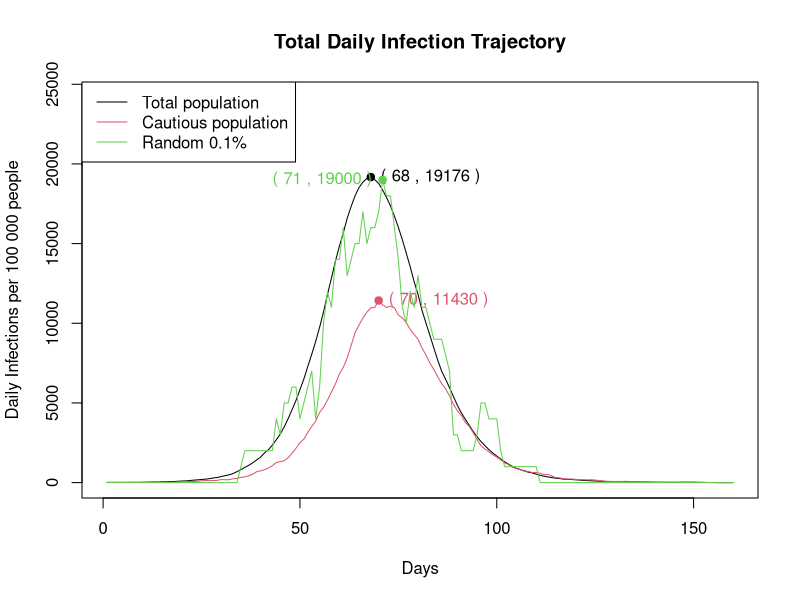
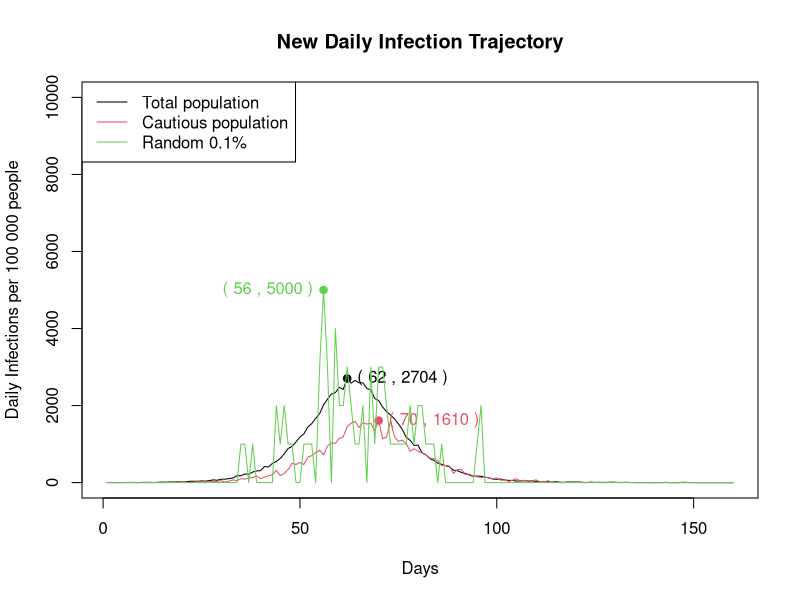
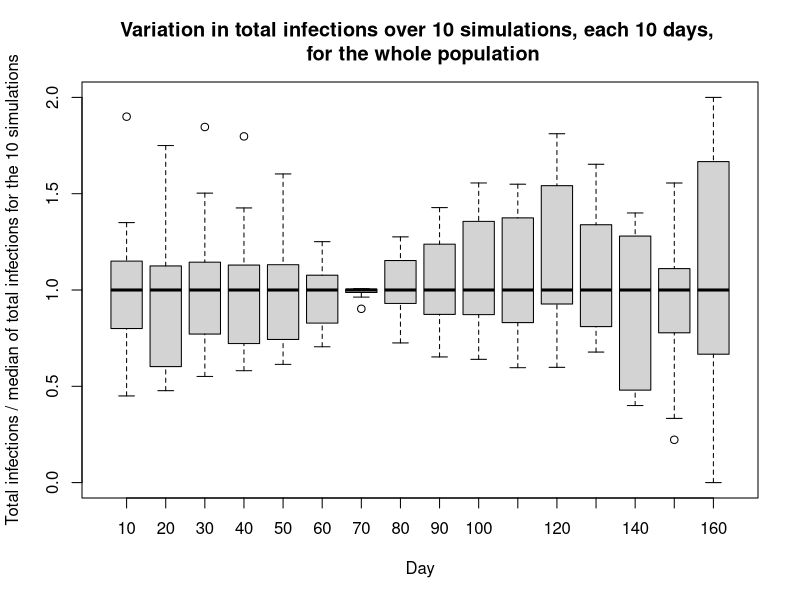
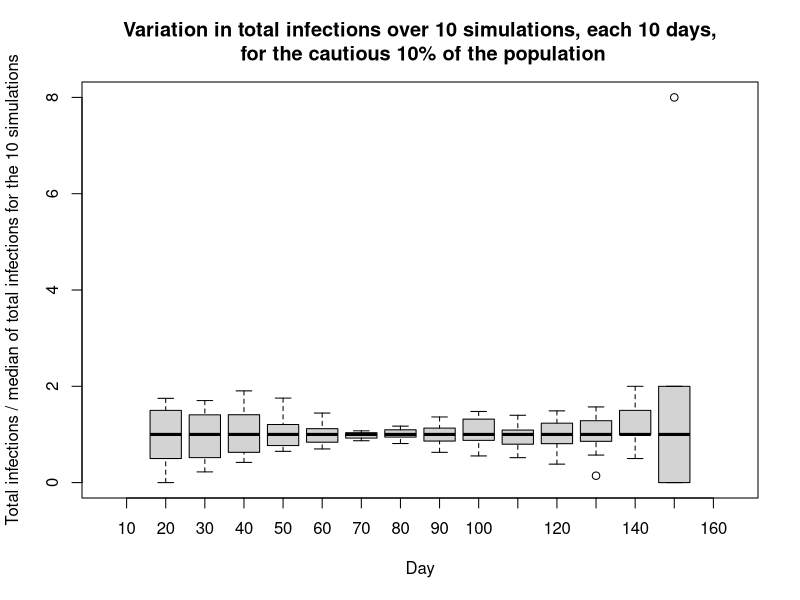
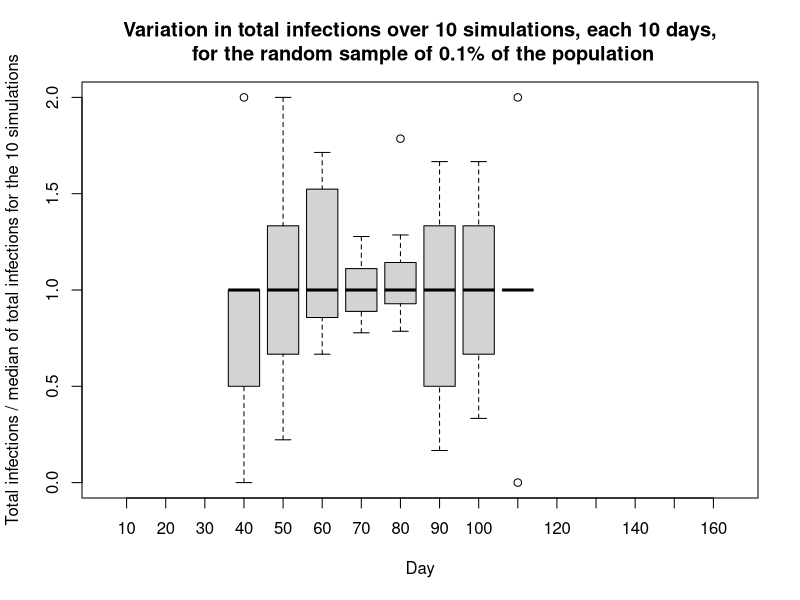
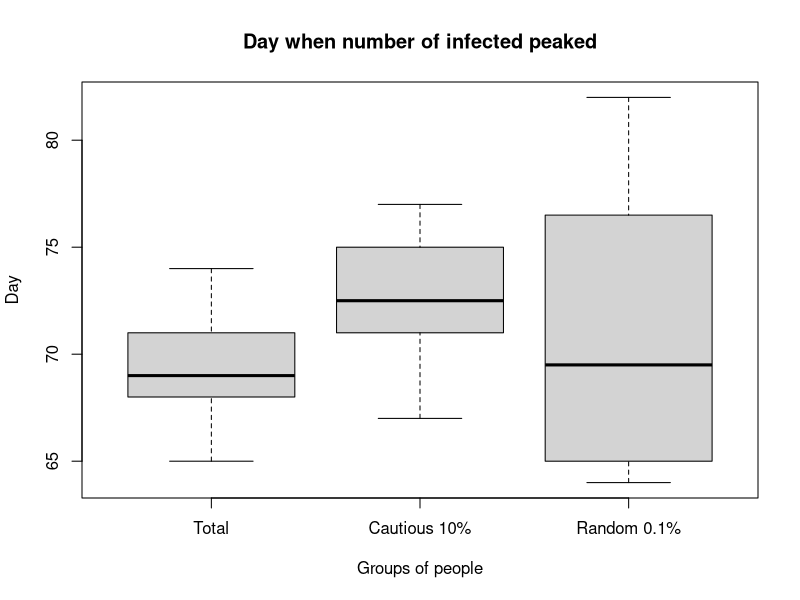
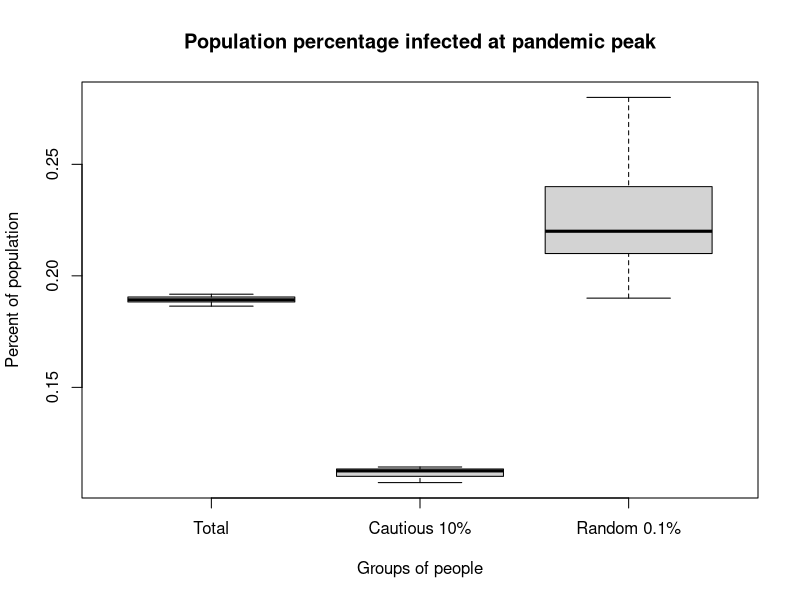
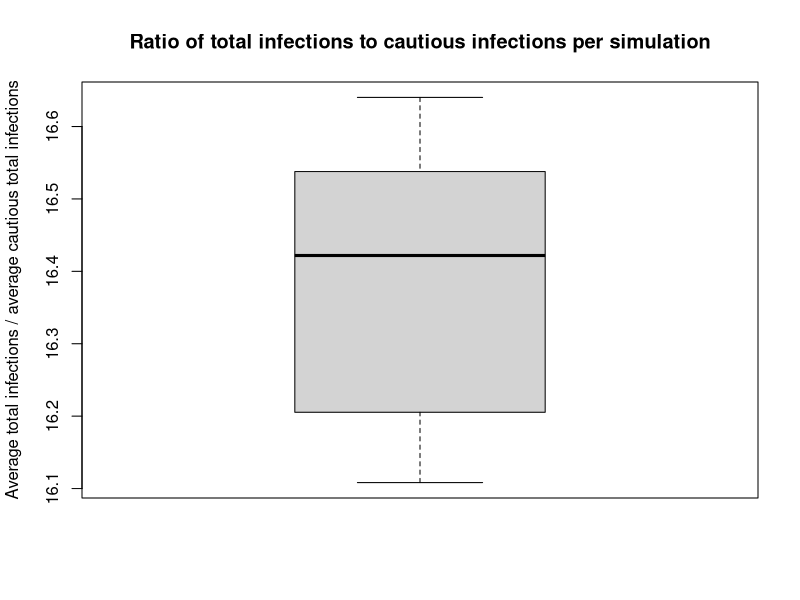

Write R code to recreate these figures, in order.
# 17 Ava Napper, Baldur Björnsson, Madeleine Reid
# https://github.com/baldurgaldur/stats-practical-2

update_states <- function(pop_states, lambda, p_leaving_infected, p_leaving_exposed) {
    #Purpose:   To update the state of each individual after the model has
    #           run for 1 day
    #Input:     Data frame of state each individual is in and his beta value.
    #           Overall viral infectivity parameter
    #           Probability of leaving the infected state on a given day
    #           Probability of leaving the exposed state on a given day
    #           day of the simulation
    #Output:    Updated data frame of the state each individual is in when one
    #           day has passed

    # Calculate the probability of person j moving into the exposed state
    infected_beta_sum <- sum(pop_states$beta[pop_states$state == 2]) * lambda
    infection_prob <- pop_states$beta * infected_beta_sum

    rand <- runif(pop_size)

    # 3 vectors, where 1 corresponds to the indiviual changing state
    # and 0 corresponds to no change of state
    now_removed <- pop_states$state == 2 & rand < p_leaving_infected
    now_infected <- pop_states$state == 1 & rand < p_leaving_exposed
    now_exposed <- pop_states$state == 0 & rand < infection_prob

    # Combine the 3 vectors to determine which individuals will move up a state
    # Note that these are boolean vectors, so a person never moves into
    # more than one state each day
    moving_states <- now_exposed + now_infected + now_removed

    # Add the vector representing those who are moving states to the current 
    # states to get the new state of each individual
    new_states <- moving_states + pop_states$state
    data.frame(state = new_states, beta = pop_states$beta, rand = pop_states$rand)
}

calc_state_changes <- function(pop_states, new_pop, state_info_total, i, pop_size) {
    #Purpose:   To update the data frame of state changes on each day,
    #           so that it contains today's state changes
    #Input: Population specific data frame of which state each individual was in yesterday
    #       "                   "                   "            "        is in today
    #       current data frame of state changes on each day, to be updated by the function
    #       The day of the simulation
    #       The size of the population
    #Output: The updated data frame of state changes on each day

    # Count how many people were susceptible and removed yesterday
    susceptible_yesterday <- sum(pop_states$state == 0)

    # Count how many people were susceptible and removed today
    susceptible_today <- sum(new_pop$state == 0)
    removed_today <- sum(new_pop$state == 3)

    # The number of new infections today is the number of people
    # who have left the susceptible state in the past day
    new_infections <- susceptible_yesterday - susceptible_today

    # The total infections for today is the total population
    # minus those in state S or R
    total_infections <- pop_size - susceptible_today - removed_today

    # Fill in todays row of the data frame consisting of the
    # state changes for that day
    state_info_total[i, 1] <- susceptible_today
    state_info_total[i, 2] <- removed_today
    state_info_total[i, 3] <- new_infections
    state_info_total[i, 4] <- total_infections

    state_info_total
}

plot_simulation_peaks <- function(peak_infection_value, peak_day) {
    # Purpose:  Plot the peaks of each model run
    #           We plot the day of the peak for each group in one plot
    #           And in another we plot the percentage of people infected
    #           at the peak of the model run.
    # Input:    Two matrices. The columns of each are 1 = Total pop,
    #           2 = Cautious 10% and 3 = random 0.1%. Each row is the value
    #           corresponding to one run of our model
    # Output:   Display 2 box plots
    boxplot(main="Day when number of infected peaked", xlab = "Groups of people", names=c("Total", "Cautious 10%", "Random 0.1%"), ylab="Day", peak_day)
    boxplot(main="Population percentage infected at pandemic peak", xlab = "Groups of people", names=c("Total", "Cautious 10%", "Random 0.1%"), ylab="Percent of population", peak_infection_value)
}

standardise <- function(population, states_vec) {
    # Purpose: Calculate the number of cases per 100 000 people for comparison between populations
    standardised <- (states_vec/population) * 100000
}

max_day <- function(states_vec) {
    # Purpose: Calculate the day that the maximum number of infections occur on
    # Input: A matrix where the fourth column represents how many people are
    #        infected on a given day.
    # Output: a number representing the day of the maximum total infections

    max_number_infections <- max(states_vec)
    days_of_max <- which(states_vec == max_number_infections)

    # When 2 days are the peak, we report the average day. E.g. if day 18 and 19
    # have the greatest number of infected, we want 18.5 to be the day of the max
    avg_days_max <- sum(days_of_max) / length(days_of_max)
}

plot_trajectory <- function(pop_size, cautious_pop_size, rand_pop_size, state_info_total_vec, state_info_cautious_vec, state_info_random_vec, title){
    # Purpose: to plot 3 lines that are standardised according to their respective population
    # Input: the sizes of the 3 populations
    #        the vector that we want to plot for each population
    #        the title of the plot
    # Output: a plot of 3 lines and points where they reach their maximum value

    # Calculate the standardised maximum number of daily infections and the day
    # on which it occurs for all three populations
    max_daily_scaled <- round(max(standardise(pop_size, state_info_total_vec)), digits = 0)
    max_daily_day <- max_day(state_info_total_vec)
    
    max_cautious_scaled <- round(max(standardise(cautious_pop_size, state_info_cautious_vec)), digits = 0)
    max_cautious_day <- max_day(state_info_cautious_vec)
    
    max_rand_scaled <- round(max(standardise(rand_pop_size, state_info_random_vec)), digits = 0)
    max_rand_day <- max_day(state_info_random_vec)
    
    # Plot standardised daily trajectories for each population, labeling peaks
    plot(1:simulation_days, standardise(pop_size, state_info_total_vec), type="l",
         xlab = "Days", ylab = "Daily Infections per 100 000 people",
         ylim = c(0,max(max_daily_scaled, max_cautious_scaled, max_rand_scaled)+5000),
         main = title, col = 1, cex = 10)
    legend("topleft", legend = c("Total population", "Cautious population", "Random 0.1%"), col = 1:3, lty = 1, cex = 1)
    points(max_daily_day, max_daily_scaled, pch = 19, col = 1)
    text(max_daily_day, max_daily_scaled, labels = paste("(", max_daily_day, ",", max_daily_scaled, ")"), pos = 4, cex = 1, col = 1)
    
    lines(standardise(cautious_pop_size, state_info_cautious_vec), col = 2)
    points(max_cautious_day, max_cautious_scaled, pch = 19, col = 2)
    text(max_cautious_day, max_cautious_scaled, labels = paste("(", max_cautious_day, ",", max_cautious_scaled, ")"), pos = 4, cex = 1, col = 2)
    
    lines(standardise(rand_pop_size, state_info_random_vec), col = 3)
    points(max_rand_day, max_rand_scaled, pch = 19, col = 3,)
    text(max_rand_day, max_rand_scaled, labels = paste("(", max_rand_day, ",", max_rand_scaled, ")"), pos = 2, cex = 1, col = 3)
    
}   

## Constants
# The sizes of the 3 population samples we will consider
pop_size <- 100000
cautious_pop_size <- pop_size / 10
rand_pop_size <- pop_size / 1000

simulation_days <- 160
no_of_runs <- 10
lambda <- 0.4 / pop_size
beta <- rlnorm(pop_size, 0, 0.5)
beta_prob <- beta / mean(beta)
p_leaving_infected <- 1 / 5
p_leaving_exposed <- 1 / 3

# Find the lowest 10% of betas and the indicies of the corresponding people
ordered_beta <- sort(beta_prob)
cautious_beta <- ordered_beta[c(1: pop_size / 10)]
cautious_index <- match(cautious_beta, beta_prob)

# Find the cut off beta value
# because we only want people with betas lower than this value
max_beta <- ordered_beta[pop_size / 10]

# Storage for total infections on each day for each of the 10 simulations
n_sims_total <- matrix(data = 0, nrow = no_of_runs, ncol = simulation_days)
n_sims_cautious <- matrix(data = 0, nrow = no_of_runs, ncol = simulation_days)
n_sims_random <- matrix(data = 0, nrow = no_of_runs, ncol = simulation_days)

peak_day <- matrix(data = 0, nrow = no_of_runs, ncol = 3)
peak_infection_value <- matrix(data = 0, nrow = no_of_runs, ncol = 3)

total_over_cautious_ratio <- vector()
 
for (j in 1:no_of_runs) {

    # A vector of randomly ordered integers from 1 to the size of the whole population with no repeats
    random <- sample(c(1:pop_size), pop_size, replace = FALSE)

    # Each row in population_states represent an individual in our model
    # Column 1(state):  The state the individual is in, ividuals all start
    #                   with 0 except 10 randomly chosen.
    # Column 2(beta):    The beta values we generated earlier
    # Column 3(rand):    [population size] randomly ordered integers
    # Valid states are the following:
    # 0:= Susceptible, 1:= Exposed, 2:= Infected, 3:= Removed(Recovered or dead)
    pop_states <- data.frame(state = rep(0, pop_size), beta = beta_prob, rand = random )

    # Choose 10 random people to be exposed
    starting_exposed <- sample(1:pop_size, 10)
    pop_states[starting_exposed, "state"] <- 1

    # Create matrix for each of the 3 population samples.
    # The matrix keeps track of how many people are infected each day,
    # how many are susceptible each day and how many _get_ infected each day.
    # Each row in state_info_total is the difference how many individuals
    # were in that state between the start of the day and the end of the day.
    state_info_total <- matrix(data = 0, nrow = simulation_days, ncol = 4)
    state_info_cautious <- matrix(data = 0, nrow = simulation_days, ncol = 4)
    state_info_random <- matrix(data = 0, nrow = simulation_days, ncol = 4)

    for (i in 1:simulation_days) {
        new_states <- update_states(pop_states, lambda, p_leaving_infected, p_leaving_exposed)

        # Find the cautious people in pop_states and new_states
        cautious_pop <- pop_states[pop_states$beta <= max_beta, ]
        cautious_new <- new_states[pop_states$beta <= max_beta, ]

        # Take a 0.1% random sample by choosing people with indices
        # lower than this value
        max_rand <- rand_pop_size

        # Find people in the random 0.1% sample
        rand_pop <- pop_states[pop_states$rand <= max_rand, ]
        rand_new <- new_states[new_states$rand <= max_rand, ]

        # Update the corresponding data frame of state changes on each day for each of the 3 populations
        state_info_total <- calc_state_changes(pop_states, new_states, state_info_total, i, pop_size)
        state_info_cautious <- calc_state_changes(cautious_pop, cautious_new, state_info_cautious, i, cautious_pop_size)
        state_info_random <- calc_state_changes(rand_pop, rand_new, state_info_random, i, rand_pop_size)
        
        # Set the states of each individual today, as yesterday's states, ready for the next day of the simulation
        pop_states <- new_states
        
        # Extracting total number of infections into 
        n_sims_total[j, i] <- state_info_total[i, 4]
        n_sims_cautious[j, i] <- state_info_cautious[i, 4]
        n_sims_random[j, i] <- state_info_random[i, 4]
    }

    # Calculate the ratio between total_infected over cautious_infected
    ratio <- sum(state_info_total[, 4]) / sum(state_info_cautious[, 4])
    total_over_cautious_ratio <- c(total_over_cautious_ratio, ratio)

    peak_infection_value[j, 1] <- max(state_info_total[, 4]) / pop_size
    peak_day[j, 1] <- max_day(state_info_total[ ,4])

    peak_infection_value[j, 2] <- max(state_info_cautious[, 4]) / cautious_pop_size
    peak_day[j, 2] <- max_day(state_info_cautious[ ,4])

    peak_infection_value[j, 3] <- max(state_info_random[, 4]) / rand_pop_size
    peak_day[j, 3] <- max_day(state_info_random[, 4])
}
    

plot_trajectory(pop_size, cautious_pop_size, rand_pop_size, state_info_total[, 4], state_info_cautious[, 4], state_info_random[, 4], "Total Daily Infection Trajectory")
plot_trajectory(pop_size, cautious_pop_size, rand_pop_size, state_info_total[, 3], state_info_cautious[, 3], state_info_random[, 3], "New Daily Infection Trajectory")


# Vector to store median of each day for the n simulations
# One for each population
ten_median <- rep(0, simulation_days)
cautious_median <- rep(0, simulation_days)
rand_median <- rep(0, simulation_days)

# Storing the median values
for (k in 1:simulation_days) {
    ten_median[k] <- median(n_sims_total[, k])
    cautious_median[k] <- median(n_sims_cautious[, k])
    rand_median[k] <- median(n_sims_random[, k])

 }

# Works out the total infections relative to the median of the 10 simulations, at 10 day intervals
standardised_n_sims <- n_sims_total[,seq(10,160,10)] / ten_median[rep(seq(10,160,10),each = 10)]
standardised_n_sims_cautious <- n_sims_cautious[,seq(10,160,10)] / cautious_median[rep(seq(10,160,10),each = 10)]
standardised_n_sims_random <- n_sims_random[,seq(10,160,10)] / rand_median[rep(seq(10,160,10),each = 10)]

# Plots the corresponding boxplots
boxplot(standardised_n_sims, main = "Variation in total infections over 10 simulations, each 10 days, \n for the whole population", xlab = "Day", ylab = "Total infections / median of total infections for the 10 simulations", names = seq(10,160,10))
boxplot(standardised_n_sims_cautious, main = "Variation in total infections over 10 simulations, each 10 days,\n for the cautious 10% of the population", xlab = "Day", ylab = "Total infections / median of total infections for the 10 simulations", names = seq(10,160,10))
boxplot(standardised_n_sims_random, main = "Variation in total infections over 10 simulations, each 10 days,\n for the random sample of 0.1% of the population", xlab = "Day", ylab = "Total infections / median of total infections for the 10 simulations", names = seq(10,160,10))

#write a couple of lines on what the implications of these results might be for interpreting
#daily infection trajectories reconstructed using the ZOE app data
# Possible points:
  # Appears to be higher number of cases in whole pop compared with cautious pop (at peak approx double)
  # Variation at start of model for cautious is larger than whole pop?
  # Likely to be many more (max double) numbers of real cases than the ZOE app would predict
  # ZOE data not representative of whole pop

# The difference between the infected ratio at the pandemic peak
# between the cautious 10% and the total implies that if we had the
# ZOE app data reporting some number of infections, those
# people are half as likely to have Covid-19 than a randomly sampled person. 
# This highlights how obviously skewed statistical inference
# on the general population would be using the ZOE app data.
plot_simulation_peaks(peak_infection_value, peak_day)

# Continuing with the ZOE data example, here we plot the ratio between
# infected cautious people and infected general population.
# This gives us some way to answer a person that comes and tells us that ZOE is now
# reporting n number of infections, we respond by saying, well then the total population
# has about 16.5 x n number of infections. And our confidence in the number 16.5 is 
# highlighted by the box plot representation
boxplot(total_over_cautious_ratio, main="Ratio of total infections to cautious infections per simulation", ylab = "Average total infections / average cautious total infections")
